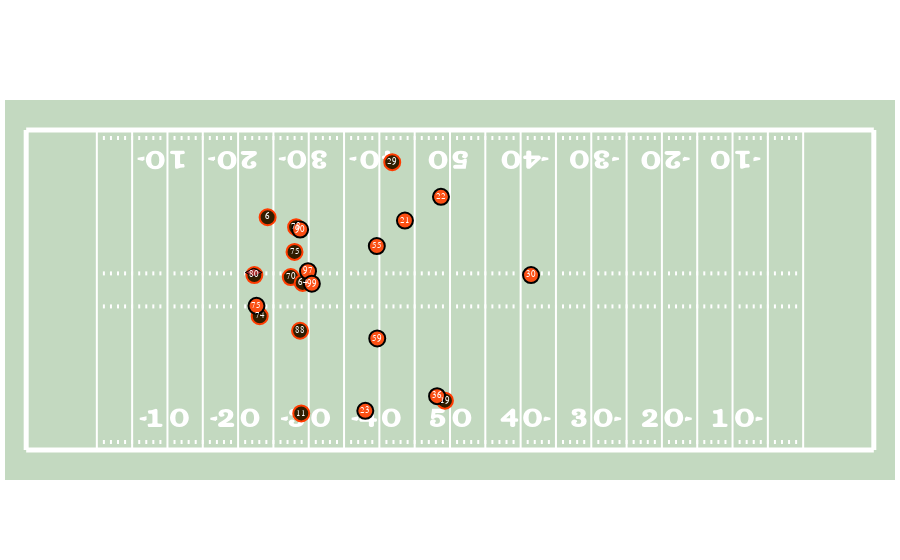

The code cell stored with this chart in its notebook:
### Code cell
fig = plotting.plot_positions(
    player_tracking_data[player_tracking_data["event"] == "pass_forward"], "x", "y",
    uniform_number="jerseyNumber",
    home_away_identifier="homeTeamFlag",
    hover_text=lambda data: data["displayName"].str.cat(data["position"], sep=" "),
    ball_identifier=lambda data: (data["displayName"] == "ball").values,
    team_abbreviations="teamAbbr"
)
fig.show()
